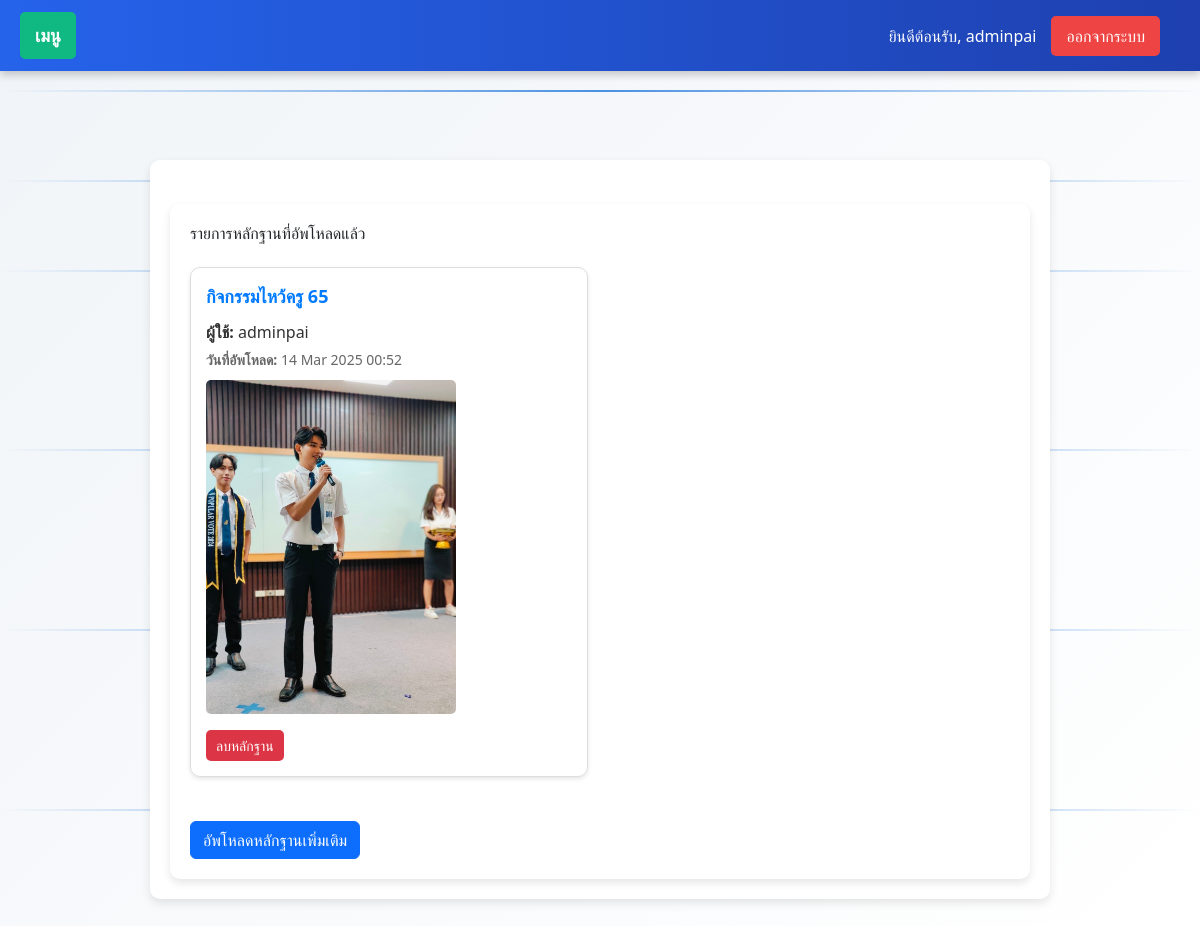
The app's page /show_all_proofs/ (signed in) with its own data.
### myapp/models.py (models this page shows, shortened)
class CustomUser(AbstractUser):
    USER_TYPE_CHOICES = (
        ('student', 'นักศึกษา'),
        ('teacher', 'อาจารย์'),
        ('admin', 'ผู้ดูแลระบบ'),
    )
    user_type = models.CharField(
        max_length=10,
        choices=USER_TYPE_CHOICES,
        default='student',
        verbose_name='ประเภทผู้ใช้'
    )
    student_id = models.CharField(
        max_length=20,
        unique=True,
        null=True,
        blank=True,
        verbose_name='รหัสนักศึกษา'
    )
    year = models.IntegerField(
        choices=[
            (1, 'ชั้นปีที่ 1'),
            (2, 'ชั้นปีที่ 2'),
            (3, 'ชั้นปีที่ 3'),
            (4, 'ชั้นปีที่ 4'),
        ],
        null=True,
        blank=True,
        verbose_name='ชั้นปี'
    )
    branch = models.CharField(
        max_length=255,
        choices=BRANCH_CHOICES,
        null=True,
        blank=True,
        verbose_name='สาขา'
    )
    groups = models.ManyToManyField(
        Group,
        related_name="customuser_groups",
        blank=True
    )
    user_permissions = models.ManyToManyField(
        Permission,
        related_name="customuser_permissions",
        blank=True
    )
    class Meta:
        verbose_name = 'ผู้ใช้'
        verbose_name_plural = 'ผู้ใช้ทั้งหมด'

class ActivityRegistration(models.Model):
    user = models.ForeignKey(settings.AUTH_USER_MODEL, on_delete=models.CASCADE)
    activity = models.ForeignKey('Activity', on_delete=models.CASCADE)
    registration_date = models.DateTimeField(auto_now_add=True)
    proof_image = models.ImageField(upload_to='proofs/', null=True, blank=True)
    proof_upload_date = models.DateTimeField(auto_now_add=True, null=True, blank=True)
    class Meta:
        ordering = ['-registration_date']
        verbose_name = 'รูปหลักฐานการลงทะเบียนทั้งหมด'
        verbose_name_plural = 'รูปหลักฐานการลงทะเบียนทั้งหมด'

class Activity(models.Model):
    name = models.CharField(
        max_length=255,
        verbose_name='ชื่อกิจกรรม'
    )
    description = models.TextField(
        verbose_name='รายละเอียดกิจกรรม'
    )
    start_date = models.DateField(
        verbose_name='วันที่เริ่มจัดกิจกรรม',
        default=datetime.date.today
    )
    end_date = models.DateField(
        verbose_name='วันที่สิ้นสุดกิจกรรม',
        null=True,  # ยอมให้เป็น NULL
        blank=True  # สามารถทิ้งว่างได้ในฟอร์ม
    )
    created_by = models.ForeignKey(
        CustomUser,
        on_delete=models.CASCADE,
        verbose_name='ผู้สร้างกิจกรรม'
    )
    FACULTY_CHOICES = [
        ('all', 'ทุกคนเข้าร่วมได้'),
        ('CS', 'วิทยาการคอมพิวเตอร์'),
        ('CCS', 'วิทยาศาสตร์เครื่องสำอาง'),
        ('OHS', 'อาชีวอนามัยและความปลอดภัย'),
        ('EHS', 'อนามัยสิ่งแวดล้อมและสาธารณภัย'),
        ('MS', 'วิทยาศาสตร์การแพทย์'),
        ('GS', 'วิทยาศาสตร์ทั่วไป'),
        ('IT', 'เทคโนโลยีสารสนเทศ'),
        ('BIB', 'อุตสาหกรรมชีวภาพเพื่อธุรกิจ'),
        ('CYB', 'ความมั่นคงปลอดภัยไซเบอร์'),
    ]
    faculty = models.CharField(
        max_length=10,
        choices=FACULTY_CHOICES,
        default='all',
        verbose_name='คณะที่จัดกิจกรรม'
    )
    class Meta:
        verbose_name = 'กิจกรรม'
        verbose_name_plural = 'กิจกรรมทั้งหมด'

### myapp/views.py (the view)
# urls.py: path('show_all_proofs/', views.show_all_proofs, name='show_all_proofs'),
@login_required
def show_all_proofs(request):
    if is_student(request.user):
        registrations = ActivityRegistration.objects.filter(user=request.user).select_related('activity').order_by('-proof_upload_date')
    else:
        registrations = ActivityRegistration.objects.select_related('activity').order_by('-proof_upload_date')
    for reg in registrations:
        if reg.proof_upload_date is None:
            reg.proof_upload_date = timezone.now()
            reg.save()
    return render(request, 'show_all_proofs.html', {'registrations': registrations})

### myapp/views.py (called while the page is built)
def is_student(user):
    return user.user_type == 'student'

### templates/show_all_proofs.html (shortened to what this page needs)
{% extends 'base.html' %}
{% block content %}
<div class="container mt-4">
    <h2 class="mb-4">รายการหลักฐานที่อัพโหลดแล้ว</h2>
    {% if registrations %}
        <div class="row">
            {% for reg in registrations %}
                <div class="col-md-6">
                    <div class="proof-card">
                        <div class="activity-name">
                            {% if reg.activity %}
                                {{ reg.activity.name }}
                            {% else %}
                                กิจกรรมไม่ระบุชื่อ
                            {% endif %}
                        </div>
                        <div class="user-name">
                            <strong>ผู้ใช้:</strong> {{ reg.user.username }}
                        </div>
                        <div class="upload-date">
                            <strong>วันที่อัพโหลด:</strong> {{ reg.proof_upload_date|date:"d M Y H:i" }}
                        </div>
                        {% if reg.proof_image %}
                            <img src="{{ reg.proof_image.url }}" alt="หลักฐานการเข้าร่วมกิจกรรม" class="proof-image mb-3">
                        {% endif %}
                        <div class="proof-card-footer">
                            <form method="POST" action="{% url 'delete_proof' reg.id %}" class="mt-2">
                                <button type="submit" class="btn-delete btn-sm">ลบหลักฐาน</button>
                            </form>
                        </div>
                    </div>
                </div>
            {% endfor %}
        </div>
    {% else %}
        <p>ไม่พบข้อมูลการอัพโหลดหลักฐาน</p>
    {% endif %}
    <div class="mt-4">
        <a href="{% url 'upload_proof' %}" class="btn btn-primary">อัพโหลดหลักฐานเพิ่มเติม</a>
    </div>
</div>
{% endblock %}

### templates/base.html (shortened to what this page needs)
{% load static %}
<!DOCTYPE html>
<html lang="th">
<head>
  <link rel="stylesheet" href="{% static 'css/style.css' %}">
  <link rel="stylesheet" href="https://cdn.jsdelivr.net/npm/bootstrap@5.3.0/dist/css/bootstrap.min.css">
  <link rel="stylesheet" href="https://cdnjs.cloudflare.com/ajax/libs/font-awesome/6.0.0/css/all.min.css">
  <script src="https://cdn.tailwindcss.com"></script>
</head>
<body>
  <div class="moving-line"></div>
  <div class="base-navbar">
    <div class="base-menu-container" id="menuContainer">
      <a href="#" class="base-menu" id="menuButton">เมนู</a>
    </div>
    <div class="base-right-side">
      {% if user.is_authenticated %}
        <span>ยินดีต้อนรับ, {{ user.username }}</span>
        <form method="post" action="{% url 'logout' %}" style="display:inline;">
          <button type="submit" class="base-logout-btn">ออกจากระบบ</button>
        </form>
      {% else %}
        <a href="{% url 'login' %}">เข้าสู่ระบบ</a>
        <a href="{% url 'register' %}">สมัครสมาชิก</a>
      {% endif %}
    </div>
  </div>
  <div class="base-container">
    {% block content %}
    {% endblock %}
  </div>
</body>
</html>

### templates/base.html (style rules this page uses)
body { margin: 0; padding-top: 60px; min-height: 100vh; background: linear-gradient(135deg, #f0f4f8, #ffffff); overflow-x: hidden; position: relative; }
.moving-line { position: absolute; width: 100%; height: 2px; background: linear-gradient(90deg, transparent, #4a90e2, transparent); animation: moveLine 6s linear infinite; z-index: 0; }
.moving-line:nth-child(1) { top: 10%; }
.base-container { position: relative; z-index: 10; max-width: 900px; margin: 100px auto 30px; padding: 20px; background: white; box-shadow: 0px 4px 10px rgba(0, 0, 0, 0.1); border-radius: 10px; }
.base-navbar { background: linear-gradient(to right, #2563eb, #1e40af); width: 100%; position: fixed; top: 0; left: 0; display: flex; justify-content: space-between; align-items: center; padding: 12px 20px; box-shadow: 0px 4px 8px rgba(0, 0, 0, 0.2); z-index: 1000; }
.base-menu-container { position: relative; }
.base-menu { font-size: 18px; color: white; text-decoration: none; font-weight: bold; padding: 10px 15px; background-color: #10b981; border-radius: 5px; cursor: pointer; display: inline-block; transition: background-color 0.3s ease; }
.base-right-side { display: flex; gap: 15px; align-items: center; margin-right: 20px; }
.base-right-side span { color: white; font-size: 16px; }
.base-right-side a, .base-logout-btn { color: white; text-decoration: none; padding: 8px 15px; border-radius: 5px; background-color: #f59e0b; transition: background-color 0.3s ease; }
.base-logout-btn { background-color: #ef4444; border: none; cursor: pointer; }

### templates/show_all_proofs.html (style rules this page uses)
.container { max-width: 1000px; background: #ffffff; padding: 20px; border-radius: 10px; box-shadow: 0 4px 8px rgba(0, 0, 0, 0.1); }
.proof-card { border: 1px solid #ddd; border-radius: 10px; margin-bottom: 20px; padding: 15px; box-shadow: 0 2px 4px rgba(0, 0, 0, 0.1); }
.activity-name { font-size: 18px; font-weight: bold; color: #007bff; margin-bottom: 10px; }
.upload-date { color: #666; font-size: 14px; margin-bottom: 10px; }
.user-name { font-size: 16px; font-weight: 500; margin-bottom: 5px; color: #333; }
.proof-image { max-width: 250px; height: auto; border-radius: 5px; margin-bottom: 15px; }
.proof-card-footer { font-size: 14px; color: #888; margin-top: 10px; }
.btn-delete { background-color: #dc3545; color: white; border: none; padding: 5px 10px; border-radius: 5px; cursor: pointer; }

### records on screen
CustomUser: username "adminpai"
ActivityRegistration: activity.name "กิจกรรมไหว้ครู 65", user.username "adminpai", proof_upload_date "14 Mar 2025 00:52", proof_image (picture)
